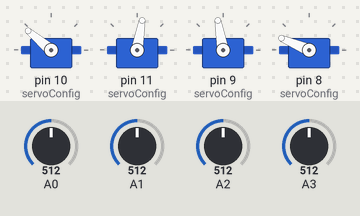
This sketch was run on a simulated Arduino Uno, built with avr-gcc and run on an emulated ATmega328P. Parts: 4 × servo. The test bench sets the inputs (shaded band); at power-on: A0 = 512, A1 = 512, A2 = 512, A3 = 512. WiFi joins after 1.5 s; servers stay silent unless stated.

Above: at 3.0 s.
3.1 s: A0 set to 697
4.6 s: A0 set to 719
At 4.76 s:
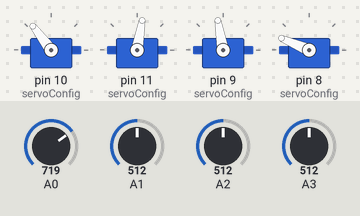
At 5.6 s:
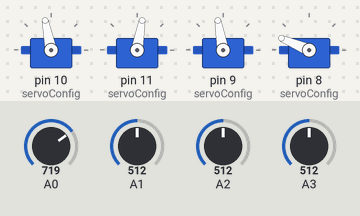
6.5 s: A1 set to 695
8.0 s: A1 set to 728
At 9.2 s:
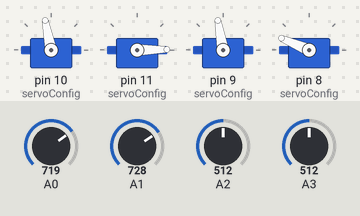
10.3 s: A2 set to 705
11.8 s: A2 set to 731
At 13.6 s:
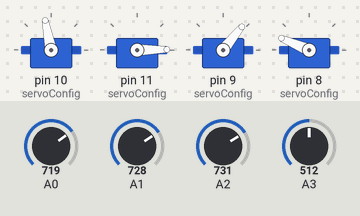
Timing chart, 0 to 14.8 s (numbered marks = the images above; inputs shaded):
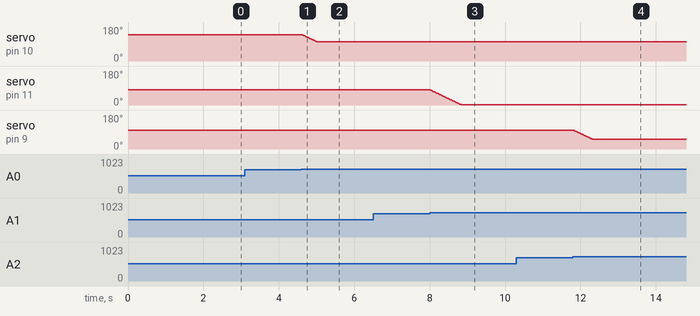

The sketch:

blynk-4servos-v1.ino
```cpp
#include <SoftwareSerial.h>
SoftwareSerial SwSerial(2, 3); // RX, TX
#define BLYNK_PRINT SwSerial
#include <BlynkSimpleSerial.h>
char auth[] = "b45d3b06c7b2464f91ff70c85894bedd";

#include <Servo.h>
Servo servoNumber[4];
int servoConfig[4][5] = {
  //outputPin, initAngle, minAngle, maxAngle, inputPin
  { 10, 140, 100, 180, 0},  //A0=LY 控 10=左
  { 11,  80,   0, 160, 1},  //A1=LX 控 11=下
  {  9, 100,  50, 150, 2},  //A2=RY 控  9=右
  {  8, 157, 144, 170, 3},  //A3=RX 控  8=前
};
int input[4], output[4];

void setup() {
  SwSerial.begin(9600);
  Blynk.begin(auth);
  for (int i = 0; i < 4; i++) {
    servoNumber[i].attach(servoConfig[i][0]);
    servoNumber[i].write(servoConfig[i][1]);
    output[i] = servoConfig[i][1];
  }
}

void loop() {
  //Blynk.run();
  for (int i = 0; i < 4; i++) {
    input[i] = analogRead(servoConfig[i][4]);
  }
  for (int i = 0; i < 4; i++) {
    if (input[i] < 312 && output[i] < servoConfig[i][3]) servoNumber[i].write(output[i]++);
    if (input[i] > 712 && output[i] > servoConfig[i][2]) servoNumber[i].write(output[i]--);
  }
  delay(10);
}

BLYNK_WRITE(V0) {
  input[0] = param[0].asInt();
  input[1] = param[1].asInt();
}
BLYNK_WRITE(V1) {
  input[2] = param[0].asInt();
  input[3] = param[1].asInt();
}
```

Measured:
- the behaviour switches between 712 and 713 on A0 (found by bisection; images 0 and 1)
- the behaviour switches between 712 and 713 on A1 (found by bisection; images 2 and 3)
- the behaviour switches between 712 and 713 on A2 (found by bisection; images 3 and 4)
- after the input at 3.1 s, every drawn part: stays the same
- after the input at 4.6 s, servo on pin 10 (servoConfig): moves from 140° to 101° over 0.40 s, starting at once
- after the input at 6.5 s, every drawn part: stays the same
- after the input at 8.0 s, servo on pin 11 (servoConfig): moves from 80° to 1° over 0.82 s, starting at once
- after the input at 10.3 s, every drawn part: stays the same
- after the input at 11.8 s, servo on pin 9 (servoConfig): moves from 100° to 51° over 0.50 s, starting at once
